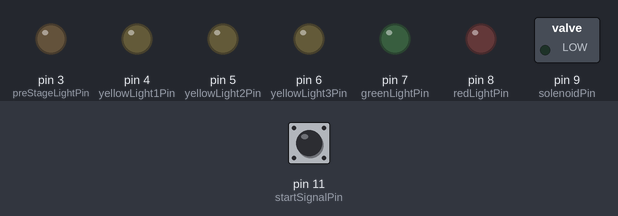
This sketch was run on a simulated Arduino Uno, built with avr-gcc and run on an emulated ATmega328P. Parts: switched loads named in the sketch (green lamp = pin HIGH), output pins drawn as LEDs (lit = HIGH). Inputs (shaded band) come from the test bench; at power-on: pin 11 (startSignalPin) LOW.

Above: at 1.2 s.
1.3 s: pin 11 (startSignalPin) pulled HIGH for 0.15 s
At 4.0 s:
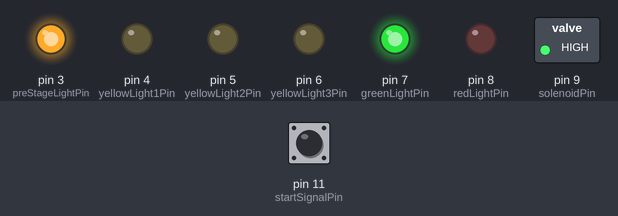
4.4 s: pin 11 (startSignalPin) pulled HIGH for 1 s
At 5.6 s:
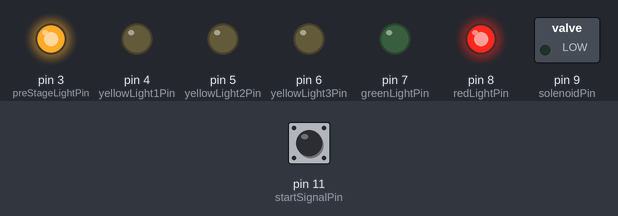
7.9 s: pin 11 (startSignalPin) pulled HIGH for 3.2 s
At 8.5 s:
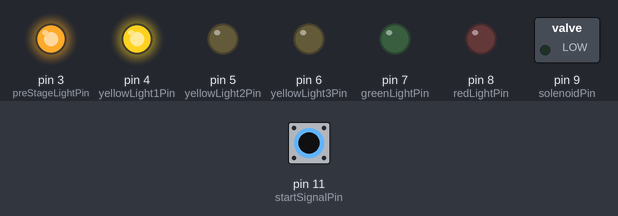
Timing chart, 0 to 13.2 s (numbered marks = the images above; inputs shaded):
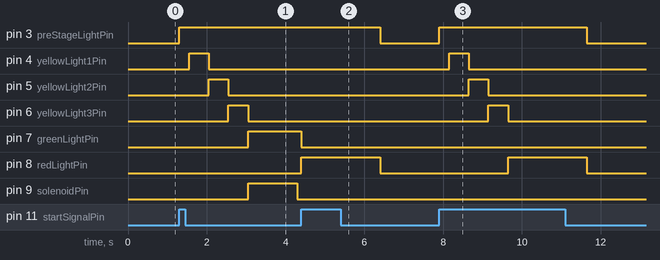

The sketch:

PinewoodDerby2013.ino
```cpp
/*
 Created 03/05/2012
 By Steve Small

 Blinks LEDs on the light tree for lightDelay then activates the solenoid

 The circuit:
    An LED is connected to each output pin from 3 to 9
    A solenoid is connected to pin 10.

 */
int preStageLightPin = 3;
int yellowLight1Pin = 4;
int yellowLight2Pin = 5;
int yellowLight3Pin = 6;
int greenLightPin = 7;
int redLightPin = 8;
int solenoidPin = 9;
int startSignalPin = 11;
int signalState;
int lightDelay = 500;      // Sets the default delay time for the led lights
int redLightDelay = 2000;
int solenoidDelay = 1250;   // Sets the default delay for the solenoid
int endOfRaceTimeout = 10000;

// The setup() method runs once, when the sketch starts
void setup()
{
  // initialize the digital pins as outputs:
  pinMode(preStageLightPin, OUTPUT);
  pinMode(yellowLight1Pin, OUTPUT);
  pinMode(yellowLight2Pin, OUTPUT);
  pinMode(yellowLight3Pin, OUTPUT);
  pinMode(greenLightPin, OUTPUT);
  pinMode(redLightPin, OUTPUT);
  pinMode(solenoidPin, OUTPUT);
  pinMode(startSignalPin, INPUT);
}

// the loop() method repeats indefinitely until you turn off the power
void loop()
{
  signalState = digitalRead(startSignalPin);

  if (signalState == HIGH)
  {
    digitalWrite(preStageLightPin, HIGH);  // turn on LED on pin 3
    delay(250);                            // wait

    digitalWrite(yellowLight1Pin, HIGH);   // turn on LED on pin 4
    delay(lightDelay);                     // wait
    digitalWrite(yellowLight1Pin, LOW);    // turn it off

    digitalWrite(yellowLight2Pin, HIGH);   // turn on LED on pin 5
    delay(lightDelay);                     // wait
    digitalWrite(yellowLight2Pin, LOW);    // turn it off

    digitalWrite(yellowLight3Pin, HIGH);   // turn on LED on pin 6
    delay(lightDelay);                     // wait
    digitalWrite(yellowLight3Pin, LOW);    // turn it off

    digitalWrite(greenLightPin, HIGH);     // turn on LED on pin 7

    // The solenoid will be turned off in
    // the do-while loop, in case there
    // is a really fast car.  There is
    // a chance the end of race signal
    // could be missed if delay is called.
    digitalWrite(solenoidPin, HIGH);       // turn on Solenoid on pin 9

    // Get start time
    unsigned long startTime = millis();

    do
    {
      if (millis() - startTime > solenoidDelay)
        digitalWrite(solenoidPin, LOW);

      signalState = digitalRead(startSignalPin);
    } while((millis() - startTime < endOfRaceTimeout) && signalState == LOW);

    digitalWrite(greenLightPin, LOW);      // turn it off

    // just in case the race ended
    // before the solenoidDelay
    digitalWrite(solenoidPin, LOW);

    digitalWrite(redLightPin, HIGH);       // turn on LED on pin 8
    delay(redLightDelay);                  // wait
    digitalWrite(redLightPin, LOW);        // turn it off
    digitalWrite(preStageLightPin, LOW);   // turn off preStageLight
  }
}
```

Measured:
- after the input at 1.3 s, pin 3 (preStageLightPin): LOW → HIGH at once; pin 4 (yellowLight1Pin): LOW → HIGH after 0.25 s, → LOW 0.50 s later; pin 5 (yellowLight2Pin): LOW → HIGH after 0.75 s, → LOW 0.50 s later; pin 6 (yellowLight3Pin): LOW → HIGH after 1.3 s, → LOW 0.50 s later; pin 7 (greenLightPin): LOW → HIGH after 1.8 s
- after the input at 4.4 s, pin 3 (preStageLightPin): HIGH → LOW after 2.0 s; pin 7 (greenLightPin): HIGH → LOW at once; pin 8 (redLightPin): LOW → HIGH at once, → LOW 2.0 s later
- after the input at 7.9 s, pin 3 (preStageLightPin): LOW → HIGH at once, → LOW 3.8 s later; pin 4 (yellowLight1Pin): LOW → HIGH after 0.25 s, → LOW 0.50 s later
